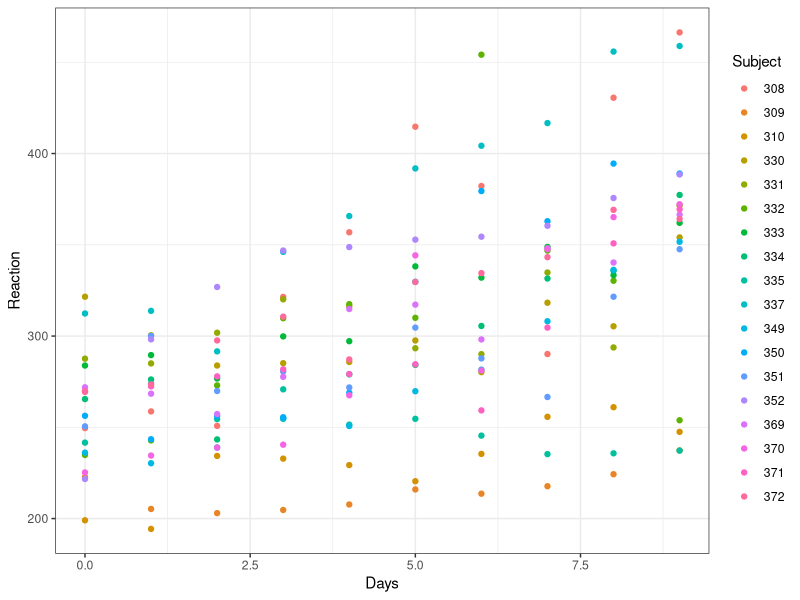
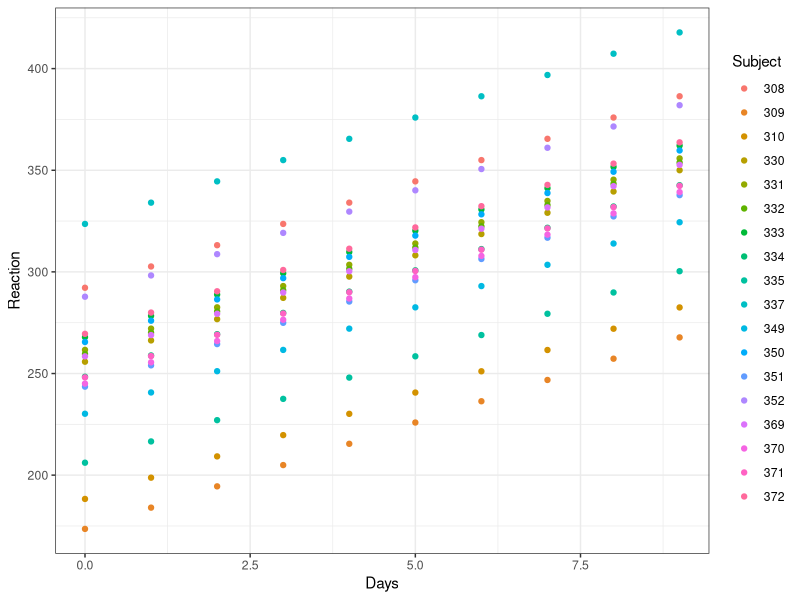
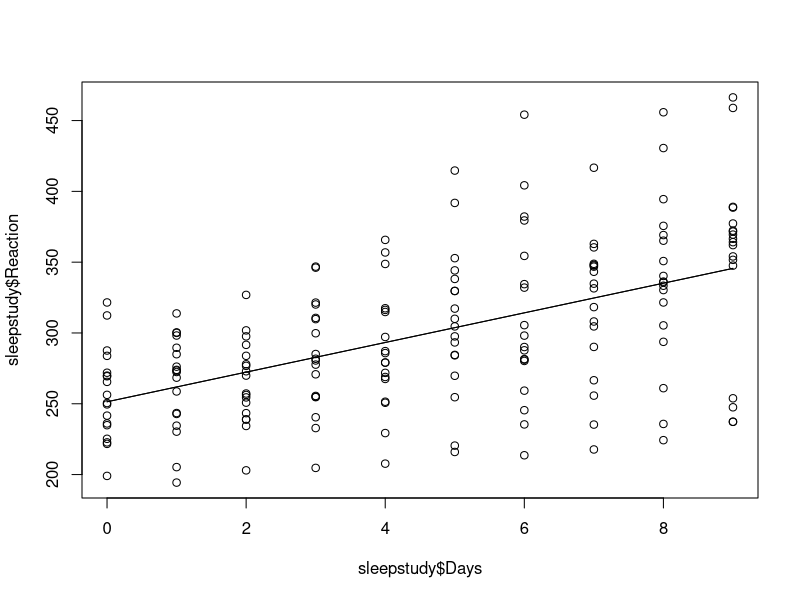
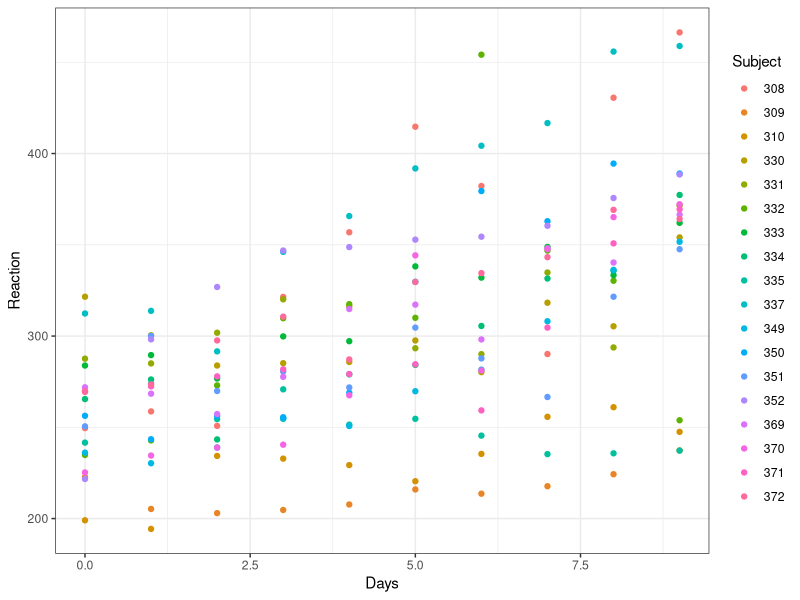
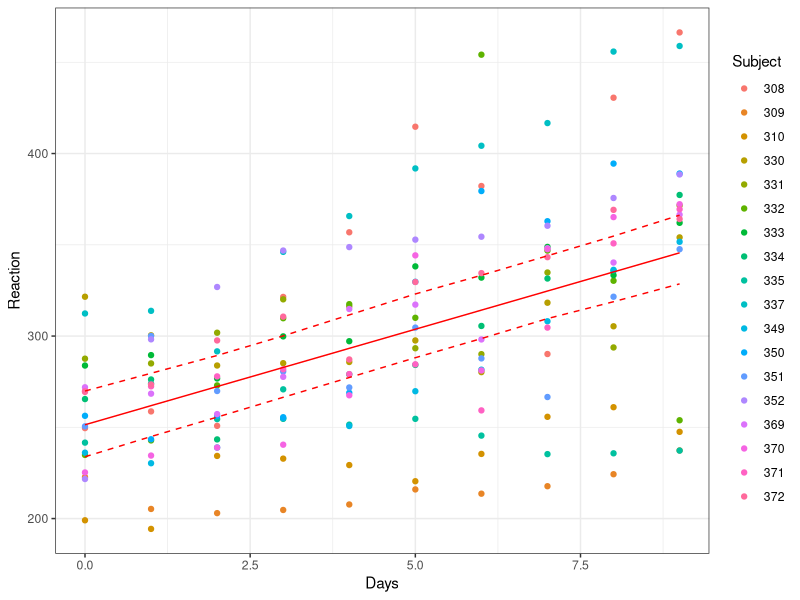
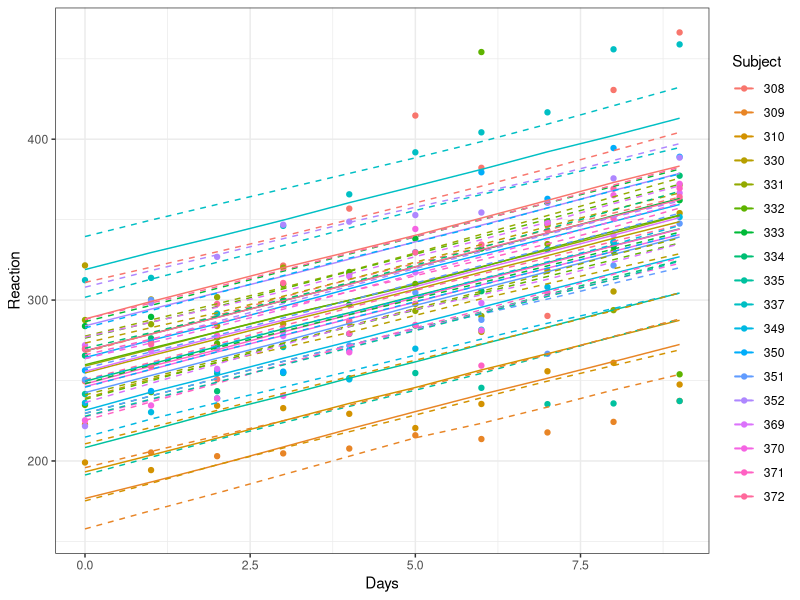
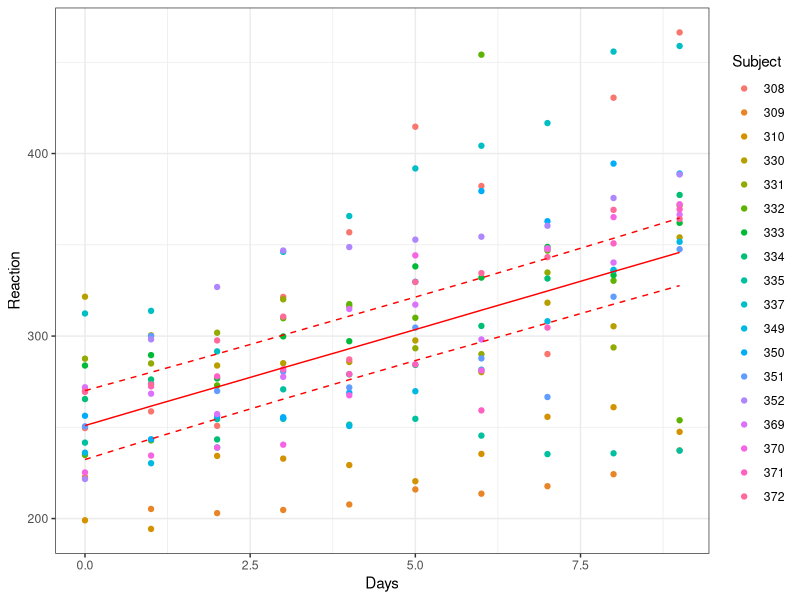
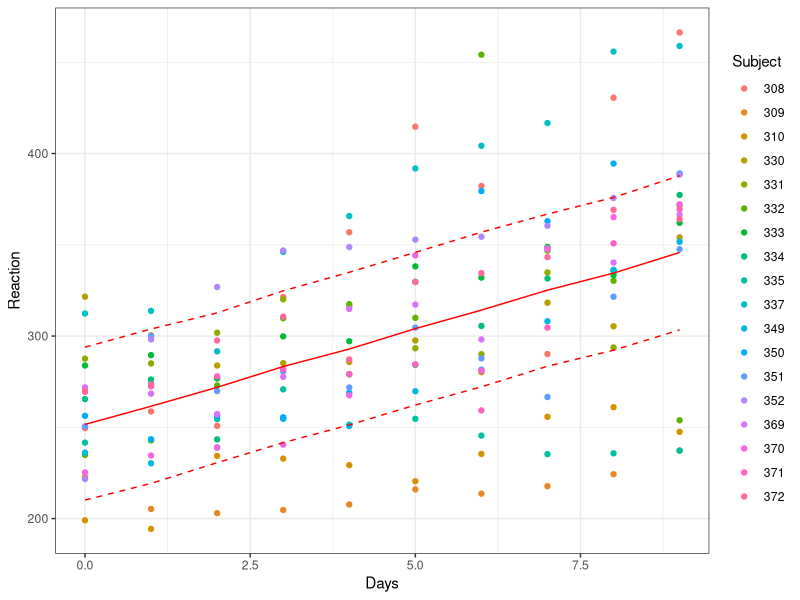

R code for these plots, in order:
# Callin Switzer
# 17 Feb 2017
# LMER prediction intervals and CI's 

library(lme4)


set.seed(271828)
data(sleepstudy)

library(magrittr)
sleepstudy %>% head

fm1 <- lmer(Reaction ~ Days + (1|Subject), data=sleepstudy)
summary(fm1)




library(ggplot2)
theme_set(theme_bw())

pp = data.frame(preds = predict(fm1), Days = sleepstudy$Days, subj = sleepstudy$Subject)

# look at data
ggplot(sleepstudy, aes(x = Days, y = Reaction, color = Subject)) + 
     geom_point() 

ggplot(sleepstudy, aes(x = Days, y = Reaction, color = Subject)) + 
     # geom_point() + 
     # geom_line() + 
     geom_point(data = pp, aes(x = Days, y = preds, color = subj))

# base R plot
plot(sleepstudy$Reaction ~ sleepstudy$Days)
lines(predict(fm1, re.form = NA), x = sleepstudy$Days) # plot fitted line
curve(251.41 + x * 10.47, 0, 9, add = TRUE) # how that curve is predicted




# construct prediction interals
mySumm <- function(.) {
     predict(., newdata=sleepstudy, re.form=NULL)
}
####Collapse bootstrap into median, 95% Prediction Interval
sumBoot <- function(merBoot) {
     return(
          data.frame(fit = apply(merBoot$t, 2, function(x) as.numeric(quantile(x, probs=.5, na.rm=TRUE))),
                     lwr = apply(merBoot$t, 2, function(x) as.numeric(quantile(x, probs=.025, na.rm=TRUE))),
                     upr = apply(merBoot$t, 2, function(x) as.numeric(quantile(x, probs=.975, na.rm=TRUE)))
          )
     )
}

##lme4::bootMer() two possible methods
# if use.u is FALSE, this generates new random effects and random errors
# if use.u is TRUE, then the levels of the random effects are essentially fixed
system.time(
     boot1 <- lme4::bootMer(fm1, mySumm, nsim=100, use.u=TRUE, type="parametric")
)

PI.boot1 <- sumBoot(boot1)
PI.boot1




## bootstrap confidence interval, subtracting variation due to individuals
pframe <- data.frame(Days = unique(sleepstudy$Days))
pframe$Reaction <- 0
pp <- predict(fm1, newdata = pframe, re.form=NA, type = 'response')

mm <- model.matrix(terms(fm1), pframe)
predFun<-function(.) (mm%*%fixef(.) )
bb<-bootMer(fm1,FUN=predFun,nsim=200) #do this 200 times
bb_se<-apply(bb$t,2,function(x) quantile(x, probs = c(0.025, 0.975)))
pframe$blo<-bb_se[1,]
pframe$bhi<-bb_se[2,]
pframe$predMean <- pp


# calculate an "average" prediction interval, based on all individuals
predMeans = data.frame(predMean = tapply(PI.boot1$fit, sleepstudy$Days, mean ), 
                       predUpr = tapply(PI.boot1$upr, sleepstudy$Days, mean ), 
                       predLwr = tapply(PI.boot1$lwr, sleepstudy$Days, mean ), 
                       Days = unique(sleepstudy$Days))


# plot raw data, colored by subject
ggplot(sleepstudy, aes(x = Days, y = Reaction, color = Subject)) + 
      geom_point() 


# plot confidence interval for an average individual (i.e. not taking random effects into account)
ggplot(sleepstudy, aes(x = Days, y = Reaction, color = Subject)) + 
     geom_point() + 
     geom_line(data = pframe, aes(x = Days, y = predMean), color = 'red' ) + 
     geom_line(data = pframe, aes(x = Days, y = bhi), color = 'red', lty = 2 ) + 
     geom_line(data = pframe, aes(x = Days, y = blo), color = 'red', lty = 2) 

# plot showing predictions and CI's for each individual
ggplot(sleepstudy, aes(x = Days, y = Reaction, color = Subject)) + 
     geom_point() + 
     geom_line(data = PI.boot1, aes(x = sleepstudy$Days, y = fit, color = sleepstudy$Subject)) + 
     geom_line(data = PI.boot1, aes(x = sleepstudy$Days, y = lwr, 
                                    color = sleepstudy$Subject), lty = 2) + 
     geom_line(data = PI.boot1, aes(x = sleepstudy$Days, y = upr, 
                                    color = sleepstudy$Subject), lty = 2)

# plot showing average predictions and intervals (accounting for random effects)
ggplot(sleepstudy, aes(x = Days, y = Reaction, color = Subject)) + 
     geom_point() + 
     geom_line(data = predMeans, aes(x = Days, y = predMean), color = 'red') + 
     geom_line(data = predMeans, aes(x = Days, y = predLwr), color = 'red', lty = 2) + 
     geom_line(data = predMeans, aes(x = Days, y = predUpr), color = 'red', lty = 2)



### another method for fixed effects only
library(merTools)
pframe$Subject = 999 # not a subject from our dataset
# can change indlue.resid.var
preds <- predictInterval(fm1, newdata = pframe, n.sims = 10000, stat = "mean", include.resid.var = TRUE)
preds$Days = unique(sleepstudy$Days)   


# plot showing average predictions and intervals (including residual variance)
ggplot(sleepstudy, aes(x = Days, y = Reaction, color = Subject)) + 
     geom_point() + 
     geom_line(data = preds, aes(x = Days, y = fit), color = 'red') + 
     geom_line(data = preds, aes(x = Days, y = upr), color = 'red', lty = 2) + 
     geom_line(data = preds, aes(x = Days, y = lwr), color = 'red', lty = 2)

fm1
